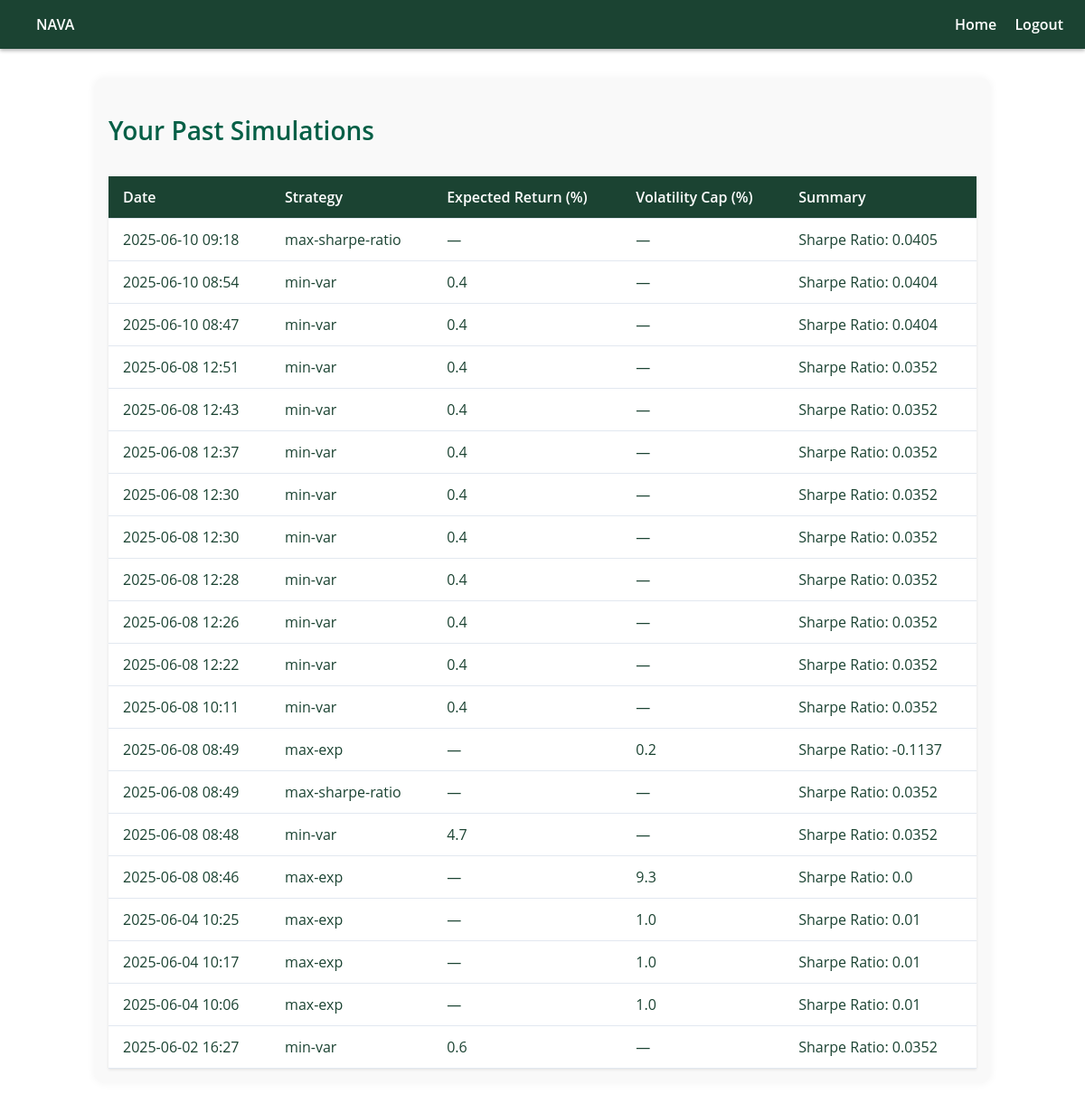
The app's page /history (signed in), older data.
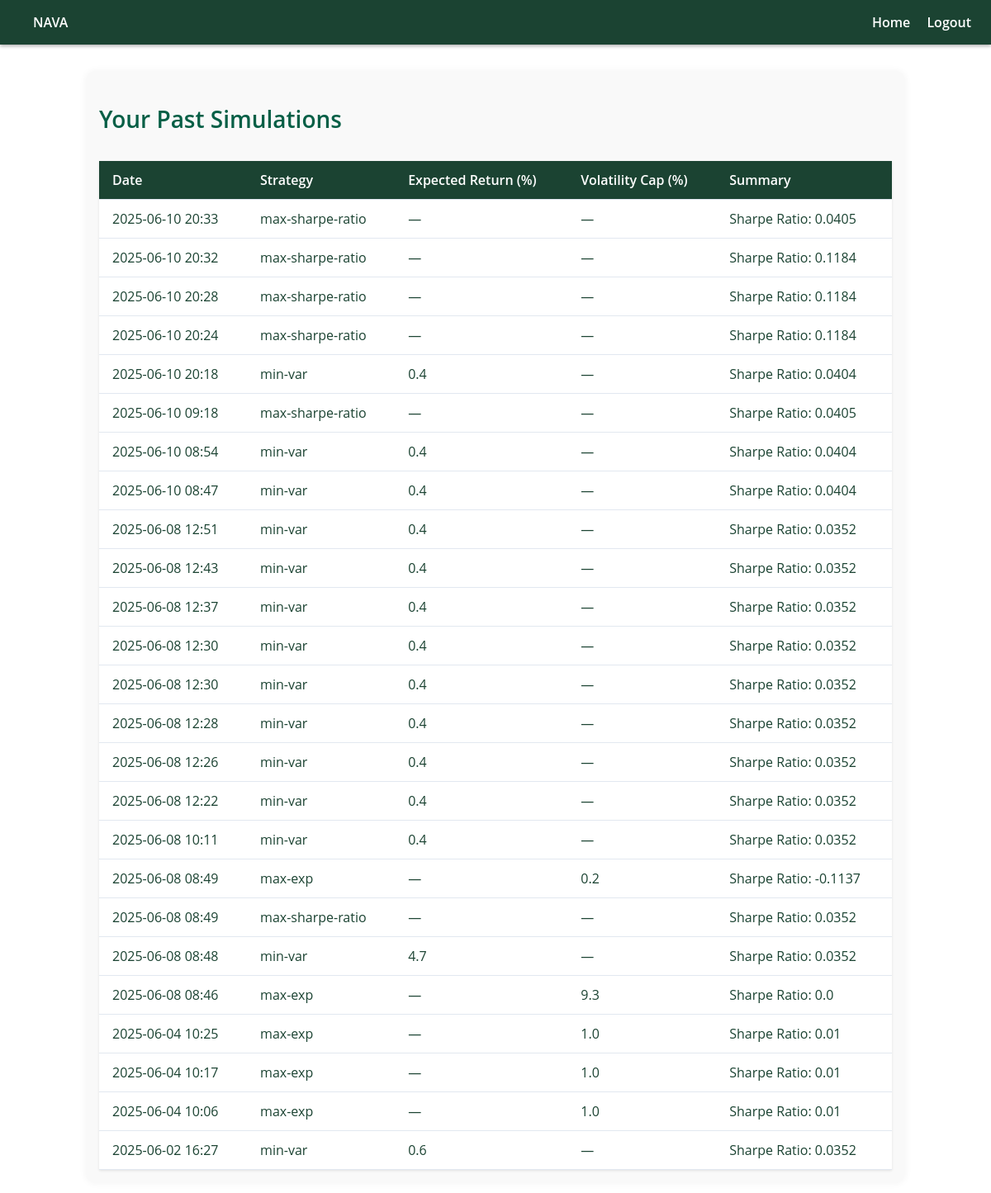
The same page, newer data.
### app/models.py (models this page shows, shortened)
class History(db.Model):
    id = db.Column(db.Integer, primary_key=True)
    strategy = db.Column(db.String(50), nullable=False)
    expected_return = db.Column(db.Float)
    volatility_cap = db.Column(db.Float)
    result_summary = db.Column(db.Text)
    timestamp = db.Column(db.DateTime, default=datetime.utcnow)
    user_id = db.Column(db.Integer, db.ForeignKey('user.id'), nullable=False)

### app/routes.py (the view)
@bp.route('/history')
@login_required
def history():
    user_history = History.query.filter_by(user_id=current_user.id).order_by(History.timestamp.desc()).all()
    return render_template('history.html', history=user_history)

### app/models.py (called while the page is built)
@login_manager.user_loader
def load_user(user_id):
    return User.query.get(int(user_id))

### app/templates/history.html (shortened to what this page needs)
{% extends 'layout.html' %}
{% block content %}
  <h2 style="font-size: 1.75rem; color: #065f46; font-weight: 600; margin-bottom: 1rem;">
    Your Past Simulations
  </h2>
  {% if history %}
    <table class="history-table">
      <thead>
        <tr>
          <th>Date</th>
          <th>Strategy</th>
          <th>Expected Return (%)</th>
          <th>Volatility Cap (%)</th>
          <th>Summary</th>
        </tr>
      </thead>
      <tbody>
        {% for h in history %}
          <tr>
            <td>{{ h.timestamp.strftime('%Y-%m-%d %H:%M') }}</td>
            <td>{{ h.strategy }}</td>
            <td>{{ h.expected_return * 100 if h.expected_return else '—' }}</td>
            <td>{{ h.volatility_cap * 100 if h.volatility_cap else '—' }}</td>
            <td>{{ h.result_summary or '—' }}</td>
          </tr>
        {% endfor %}
      </tbody>
    </table>
  {% else %}
    <p style="color: #4b5563;">You haven’t run any simulations yet.</p>
  {% endif %}
{% endblock %}

### app/templates/layout.html (shortened to what this page needs)
<!DOCTYPE html>
<html lang="en">
<head>
  <link rel="stylesheet" href="{{ url_for('static', filename='css/style.css') }}">
</head>
<body>
    <nav class="navbar">
        <div class="nav-left">
            <a href="{{ url_for('routes.home') }}">NAVA</a>
        </div>
        <div class="nav-right">
        {% if current_user.is_authenticated %}
            <a href="{{ url_for('routes.home') }}">Home</a>
            <a href="{{ url_for('routes.logout') }}">Logout</a>
        {% else %}
            <a href="{{ url_for('routes.login') }}">Login</a>
            <a href="{{ url_for('routes.register') }}">Register</a>
        {% endif %}
        </div>
    </nav>
  <div class="container">
    {% block content %}{% endblock %}
  </div>
</body>
</html>

### app/static/css/style.css (style rules this page uses)
body { background-color: #ffffff; color: #1b4332; font-family: 'Open Sans', sans-serif; margin: 0; padding: 0; }
.navbar { display: flex; justify-content: space-between; background-color: #1b4332; padding: 1rem 1.5rem; box-shadow: 0 2px 4px rgba(0,0,0,0.3); align-items: center; }
.navbar a { color: white; text-decoration: none; margin-left: 1rem; font-weight: 600; }
.container { max-width: 960px; margin: 2rem auto; padding: 1rem; background-color: #f9f9f9; border-radius: 12px; box-shadow: 0 0 10px rgba(0,0,0,0.05); }
h2 { color: white; }
table { width: 100%; border-collapse: collapse; margin-top: 2rem; background-color: #ffffff; color: #1b4332; }
th, td { padding: 0.75rem; border-bottom: 1px solid #e2e8f0; text-align: left; }
th { background-color: #1b4332; color: white; }
.history-table { width: 100%; border-collapse: collapse; margin-top: 2rem; background-color: #ffffff; color: #1b4332; box-shadow: 0 1px 3px rgba(0, 0, 0, 0.1); }
.history-table th, .history-table td { padding: 0.75rem 1rem; text-align: left; border-bottom: 1px solid #e2e8f0; }
.history-table th { background-color: #1b4332; color: white; font-weight: 600; }

Row changes from the older to the newer data that the page shows:
added History: timestamp "2025-06-10 20:33", strategy "max-sharpe-ratio", expected_return "—", volatility_cap "—", result_summary "Sharpe Ratio: 0.0405"
added History: timestamp "2025-06-10 20:32", strategy "max-sharpe-ratio", expected_return "—", volatility_cap "—", result_summary "Sharpe Ratio: 0.1184"
added History: timestamp "2025-06-10 20:28", strategy "max-sharpe-ratio", expected_return "—", volatility_cap "—", result_summary "Sharpe Ratio: 0.1184"
added History: timestamp "2025-06-10 20:24", strategy "max-sharpe-ratio", expected_return "—", volatility_cap "—", result_summary "Sharpe Ratio: 0.1184"
added History: timestamp "2025-06-10 20:18", strategy "min-var", expected_return "0.4", volatility_cap "—", result_summary "Sharpe Ratio: 0.0404"
